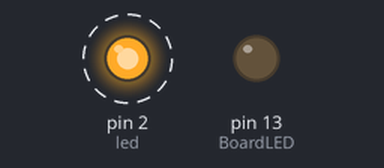
Recording of a sketch running on a simulated Arduino Uno, built with avr-gcc and run on an emulated ATmega328P. Parts: output pins drawn as LEDs (lit = HIGH). Dashed ring = blinking.

Above: at 0.7 s.
Timing chart, 0 to 3.5 s (numbered marks = the images above):
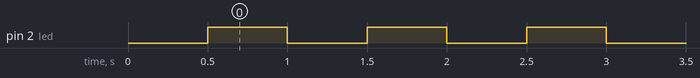

Measured:
- by itself, pin 2 (led): alternates HIGH for 0.50 s and LOW for 0.50 s

The sketch:

BlinkLED2_NC.ino
```cpp
int led = 2;
int BoardLED = 13;

void setup() {
  pinMode(led, OUTPUT);
  pinMode(BoardLED, OUTPUT);
  digitalWrite(BoardLED, LOW);
  delay(500);
}

void loop() {
  digitalWrite(led, HIGH);
  delay(500);
  digitalWrite(led, LOW);
  delay(500);
}
```
